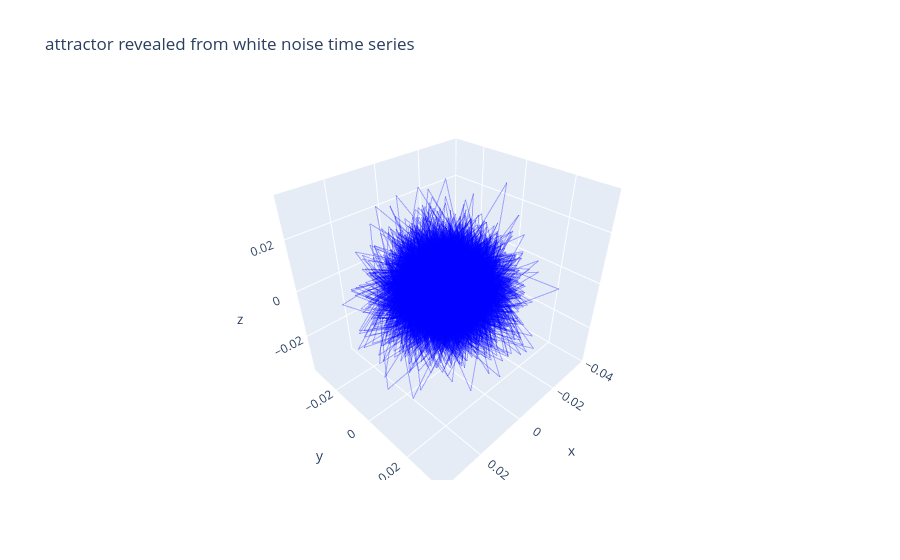

The cell this chart's notebook holds for it:
### Code cell
fig = go.Figure(data=[go.Scatter3d(
    x=vh[0], y=vh[1], z=vh[2],
    mode='lines',
    line=dict(width=2, color='rgba(0,0,255,0.3)')
)])
fig.update_layout(title='attractor revealed from white noise time series')
fig.show()

### Figure 1 — Plotly figure (JSON) as saved in the notebook; plotly's stock layout.template omitted (floating-point values rounded to 4 significant figures; data arrays with more than 128 entries replaced by an {"elided": "..."} marker saying what was removed)
{"data": [{"line": {"color": "rgba(0,0,255,0.3)", "width": 2}, "mode": "lines", "type": "scatter3d", "x": {"elided": "11981 float values"}, "y": {"elided": "11981 float values"}, "z": {"elided": "11981 float values"}}], "layout": {"title": {"text": "attractor revealed from white noise time series"}}}
